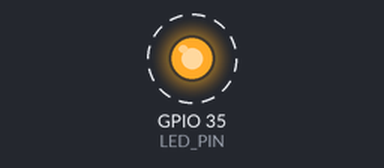
Recording of a sketch running on a simulated ESP32. Parts: output pins drawn as LEDs (lit = HIGH). Dashed ring = blinking. What the sketch prints to the serial monitor is not drawn.

Above: at 0.2 s.
Timing chart, 0 to 3.0 s (numbered marks = the images above):
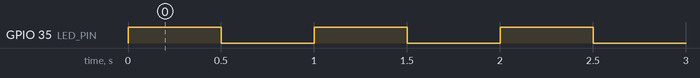

Measured:
- by itself, GPIO 35 (LED_PIN): alternates HIGH for 0.50 s and LOW for 0.50 s

The sketch:

test_blink.ino
```cpp
/*
 * Simple LED Blink Test - Heltec WiFi LoRa 32 V3
 *
 * The onboard LED is on GPIO35 for this board.
 * If it blinks, uploads work fine.
 */

#define LED_PIN 35

void setup() {
  pinMode(LED_PIN, OUTPUT);
  Serial.begin(115200);
  Serial.println("Blink test started!");
}

void loop() {
  digitalWrite(LED_PIN, HIGH);
  Serial.println("LED ON");
  delay(500);

  digitalWrite(LED_PIN, LOW);
  Serial.println("LED OFF");
  delay(500);
}
```
